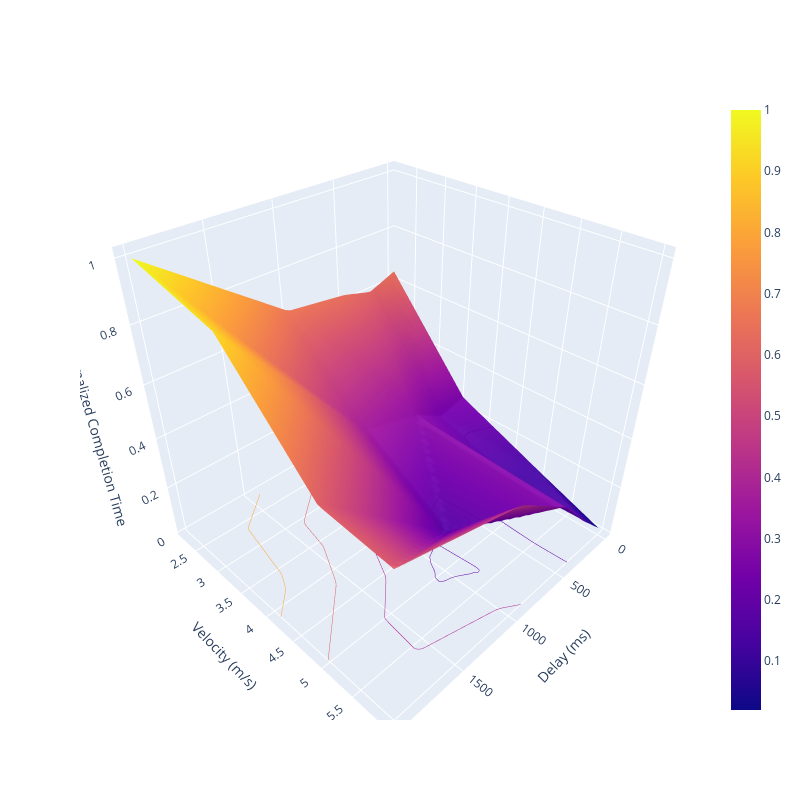

The cell this chart's notebook holds for it:
### Markdown cell above
# Data Normalization

## What is Data Normalization?

Data normalization is a preprocessing step used in data analysis and machine learning. It involves adjusting the values of numeric columns in the dataset to a common scale, without distorting differences in the ranges of values. The goal is to bring all the values into a similar range, typically between 0 and 1 or -1 and 1.

## Why Normalize Data?

1. **Improves Model Performance**: Many machine learning algorithms, such as gradient descent-based methods, perform better when the input features are on a similar scale. Normalization can lead to faster convergence and better performance.

2. **Prevents Dominance**: In datasets with features of varying scales, features with larger ranges can dominate the learning process, leading to biased models. Normalization ensures that each feature contributes equally to the model.

3. **Enhances Numerical Stability**: Normalizing data can improve the numerical stability of algorithms, reducing the risk of computational errors.

4. **Facilitates Comparison**: Normalized data makes it easier to compare different datasets or features, as they are on a common scale.

## Common Normalization Techniques

1. **Min-Max Scaling**: Transforms the data to fit within a specific range, usually [0, 1].
   \[
   X' = \frac{X - X_{min}}{X_{max} - X_{min}}
   \]

2. **Z-Score Normalization (Standardization)**: Transforms the data to have a mean of 0 and a standard deviation of 1.
   \[
   X' = \frac{X - \mu}{\sigma}
   \]
   where \( \mu \) is the mean and \( \sigma \) is the standard deviation of the feature.

3. **Robust Scaling**: Uses the median and the interquartile range (IQR) to scale the data, making it robust to outliers.
   \[
   X' = \frac{X - \text{median}}{\text{IQR}}
   \]

## Example

Consider a dataset with two features: `height` (in cm) and `weight` (in kg). The ranges of these features are vastly different. By normalizing the data, we can ensure that both features contribute equally to the analysis or model training.


By normalizing the data, we have transformed the features to a common scale, making them more suitable for further analysis or machine learning tasks.

## Conclusion

Normalization is a crucial step in data preprocessing that can significantly impact the performance and reliability of machine learning models. By bringing all features to a common scale, normalization ensures that each feature contributes equally to the model, leading to more accurate and stable results.

### Code cell
# Normalize the data based 0 to 1 
data_normalized = data.copy()
# Normalize the data based on the min-max scaling method
data_normalized['Time(s)'] = (data['Time(s)'] - data['Time(s)'].min()) / (data['Time(s)'].max() - data['Time(s)'].min())
data_normalized['Maze Score'] = (data['Maze Score'] - data['Maze Score'].min()) / (data['Maze Score'].max() - data['Maze Score'].min())
data_normalized['Overall Score'] = (data['Overall Score'] - data['Overall Score'].min()) / (data['Overall Score'].max() - data['Overall Score'].min())
data_normalized.head(24)

# Display the normalized data
data_normalized.head(24)

# Create a figure with subplots (1 row, 3 columns)
fig, axes = plt.subplots(1, 3, figsize=(18, 6))  # Adjust the number of subplots and
# List of dependent variables to plot
columns = ['Time(s)', 'Maze Score', 'Overall Score']

colormaps = ["viridis", "cividis", "plasma"]

# Loop over each column and create a subplot but with different color maps
for i, column in enumerate(columns):
    bar_plot(axes[i], data_normalized, 'Delay(ms)', column, f'{column} vs Delay', 'Delay (ms)', column, hue="Velocity(m/s)", palette=colormaps[i])
# Adjust the layout to prevent overlapping of plots
plt.tight_layout()

# Show the combined figure with subplots
plt.show()

# Use plotly express to create an interactive 3d surface plot of the normalized data
# Create a meshgrid for Delay and Velocity
delay = np.linspace(data['Delay(ms)'].min(), data['Delay(ms)'].max(), 50)
velocity = np.linspace(data['Velocity(m/s)'].min(), data['Velocity(m/s)'].max(), 50)
delay_grid, velocity_grid = np.meshgrid(delay, velocity)

# Interpolate Time(s) values on the meshgrid
time_grid = griddata((data['Delay(ms)'], data['Velocity(m/s)']), data_normalized['Time(s)'], (delay_grid, velocity_grid), method='linear')

# Create a 3D surface plot using Plotly
fig = go.Figure(data=[go.Surface(z=time_grid, x=delay_grid, y=velocity_grid, colorscale='plasma')])
fig.update_traces(contours_z=dict(show=True, usecolormap=True, highlightcolor="limegreen", project_z=True))
fig.update_layout(scene=dict(xaxis_title='Delay (ms)', yaxis_title='Velocity (m/s)', zaxis_title='Normalized Time'),)
fig.update_layout(scene=dict(xaxis_title='Delay (ms)', yaxis_title='Velocity (m/s)', zaxis_title='Normalized Completion Time'),)
fig.update_layout(autosize=False, width=800, height=800)
fig.show()

### Figure 1 — Plotly figure (JSON) as saved in the notebook; plotly's stock layout.template omitted (floating-point values rounded to 4 significant figures; data arrays with more than 128 entries replaced by an {"elided": "..."} marker saying what was removed)
{"data": [{"colorscale": [[0, "#0d0887"], [0.1111, "#46039f"], [0.2222, "#7201a8"], [0.3333, "#9c179e"], [0.4444, "#bd3786"], [0.5556, "#d8576b"], [0.6667, "#ed7953"], [0.7778, "#fb9f3a"], [0.8889, "#fdca26"], [1, "#f0f921"]], "contours": {"z": {"highlightcolor": "limegreen", "project": {"z": true}, "show": true, "usecolormap": true}}, "type": "surface", "x": {"elided": "50x50 float values"}, "y": {"elided": "50x50 float values"}, "z": {"elided": "50x50 float values"}}], "layout": {"autosize": false, "height": 800, "scene": {"xaxis": {"title": {"text": "Delay (ms)"}}, "yaxis": {"title": {"text": "Velocity (m/s)"}}, "zaxis": {"title": {"text": "Normalized Completion Time"}}}, "width": 800}}
